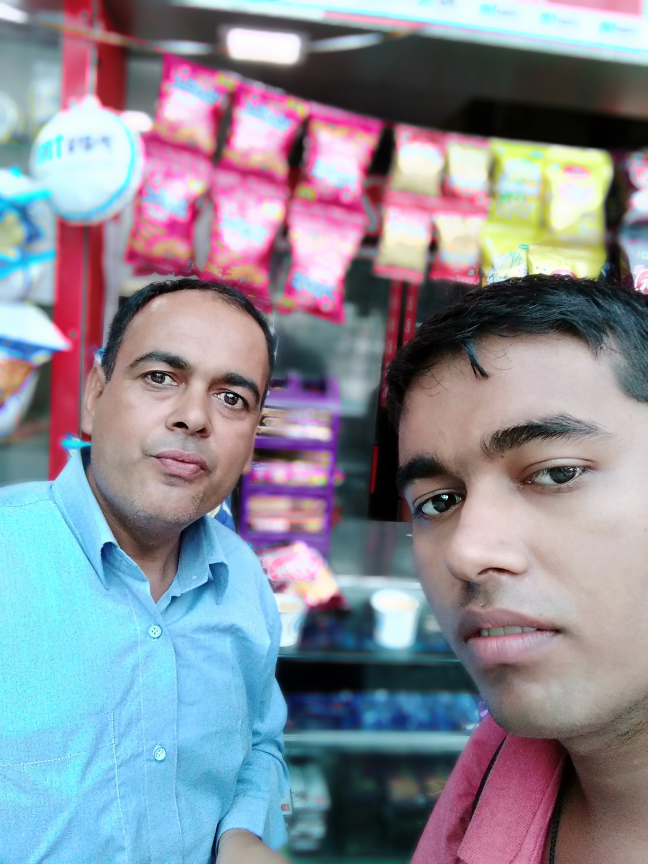
#> input picture rishabh.jpg, 1944 x 2592 px, found by its file name (shown at 1/3 size)
$ jupyter execute opencv_tutorial_2.ipynb   (older library calls are emulated)
#> lines starting #> are read from the running program, lines starting #| are printed output that depends on the picture; after the words box and inside, x2 and y2 are one past the last pixel; in counts of white or black regions, pixels touching at a corner belong together
Here we will do image translation or image displacement

[cell 1]
import cv2
img=cv2.imread(r'C:\Users\Asus\Downloads\additional_stdy\rishabh.jpg')
#> img is the input picture: shape (2592, 1944, 3); mean B, G, R 150.5, 139.3, 137.1
ims=cv2.resize(img,(500,500))
cv2.imshow("output image",ims)
cv2.waitKey(0)
cv2.destroyAllWindows()

[cell 2]
height,width=ims.shape[:2]
#> height = 500; width = 500
print(height)
#| 500
print(width)
#| 500

[cell 3]
import numpy as np
T=np.array([[1,0,width/9],
           [0,1,height/7]],dtype=float)
#> T = [[1, 0, 55.56], [0, 1, 71.43]]
#here we create translation matrix for translation of images upto want extent we want

[cell 4]
T
#> Out = [[1, 0, 55.56], [0, 1, 71.43]]

[cell 5]
img_translation=cv2.warpAffine(ims,T,(width,height))#this function used in creating translation images by putting black in theose T matrixes
# area and remain part is filled with images
#cv2.warpAffine(images,Translated matrix,(width of images,heightof images))
cv2.imshow("translated images",img_translation)
cv2.waitKey(0)
cv2.destroyAllWindows()

here we talk about images rotation

[cell 6]
import cv2
img=cv2.imread(r'C:\Users\Asus\Downloads\additional_stdy\rishabh.jpg')
ims=cv2.resize(img,(500,500))
cv2.imshow("output image",ims)
height,width=ims.shape[:2]
rotation_matrix=cv2.getRotationMatrix2D((width/2,height/2),80,1.5)
#cv2.getRotationMatrix2D((as much height,as much weidth),angle you want to rotate,scale factor how much close figure you want)
rotated_image=cv2.warpAffine(ims,rotation_matrix,(width,height))
cv2.imshow("roteted images",rotated_image)
cv2.waitKey(0)
cv2.destroyAllWindows()

image transpose here we now

[cell 7]
import cv2
img=cv2.imread(r'C:\Users\Asus\Downloads\additional_stdy\rishabh.jpg')
ims=cv2.resize(img,(500,500))
cv2.imshow("output image",ims)
rotated_img= cv2.transpose(ims)#it directly rotated to 90 digree it directly transpose matrixies row convert into columns and columns convert row
cv2.imshow("90 dehree roted images",rotated_img)
cv2.waitKey(0)
cv2.destroyAllWindows()

image scaling and resizeing(interplotation)

[cell 8]
#three method
import cv2
img=cv2.imread(r'C:\Users\Asus\Downloads\additional_stdy\rishabh.jpg')
ims=cv2.resize(img,(500,500))
cv2.imshow("output image",ims)
# first method it make orignal images to scale 1/2
img_scaled=cv2.resize(ims,None,fx=0.50,fy=0.50)
#cv2.resize(img,None,fx=scale x cordinate of images,fy=scale y cordinate of images)
cv2.imshow("imge scaled liner Interplotation  by1/2",img_scaled)
#second method using cv2.INTER_CUBIC
img_scaled2=cv2.resize(ims,None,fx=0.5,fy=0.5,interpolation=cv2.INTER_CUBIC)
cv2.imshow("Scaling-Cubic Interplotation",img_scaled2)
#by thired method using skew re-sizied by setting exact dimenions
img_scaled3=cv2.resize(ims,(650,250),interpolation=cv2.INTER_AREA)
cv2.imshow("scaling-Skewed Size",img_scaled3)
img_scaled4=cv2.resize(ims,(650,250))
cv2.imshow(" without area",img_scaled4)# by default it consider cv2.INTER_AREA
cv2.waitKey(0)
cv2.destroyAllWindows()

image pyramid(image resize) here we can do doubling half directly

[cell 9]
import cv2
img=cv2.imread(r'C:\Users\Asus\Downloads\additional_stdy\rishabh.jpg')
ims=cv2.resize(img,(500,500))#original image
cv2.imshow("output image",ims)
smaller=cv2.pyrDown(ims)
large=cv2.pyrUp(ims)
cv2.imshow("smaller",smaller)#half of original image
cv2.imshow("large",large)#double the original image
cv2.waitKey(0)
cv2.destroyAllWindows()

Image cropping Here

[cell 10]
import cv2
img=cv2.imread(r'C:\Users\Asus\Downloads\additional_stdy\rishabh.jpg')
ims=cv2.resize(img,(500,500))
cv2.imshow("output image",ims)
height,width=ims.shape[:2]
#lets get the starting pixal coordinate
start_row,start_col=int(height*0.23),int(width*0.23)
#> start_row = 115
#starting cropped pixal coordinate column,row
end_row,end_col=int(height*0.80),int(width*0.80)
#starting cropped pixal coorsdinate colowns
cropped=ims[start_row:end_row,start_col:end_col]
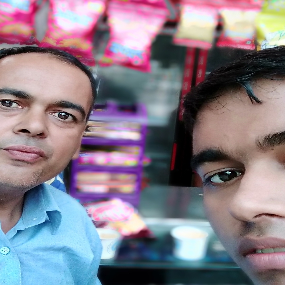
#> cropped: shape (285, 285, 3); mean B, G, R 138, 126, 136.4
cv2.imshow("Cropped images",cropped)
cv2.waitKey(0)
cv2.destroyAllWindows()

Further see vedios images arethmetices and make complete tutorials

[cell 11]
import cv2
img=cv2.imread(r'C:\Users\Asus\Downloads\additional_stdy\rishabh.jpg')
ims=cv2.resize(img,(500,500))
cv2.imshow("output image",ims)
import numpy as np
M=np.ones(ims.shape,dtype="uint8")*100
M1=np.zeros(ims.shape,dtype="uint8")+100
added=cv2.add(ims,M)#adding two image matrix
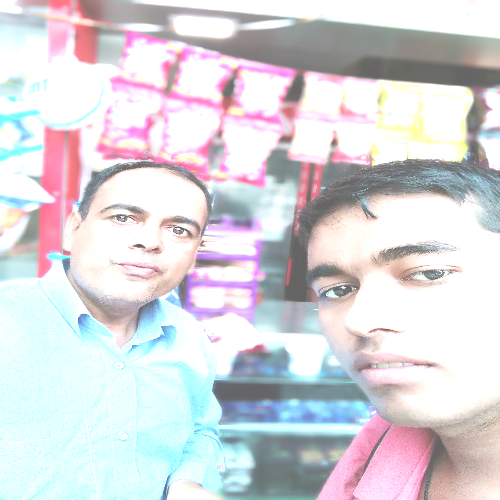
#> added: shape (500, 500, 3); mean B, G, R 219.4, 214.7, 216.3
cv2.imshow("Added1",added)
substract=cv2.subtract(ims,M)#substaract two images matrix
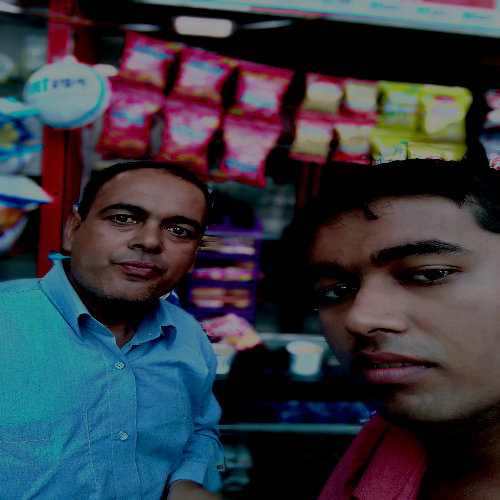
#> substract: shape (500, 500, 3); mean B, G, R 64.4, 55.7, 51.9
cv2.imshow("subtract1",substract)
mul=cv2.multiply(ims,M)#multipying two images matrix
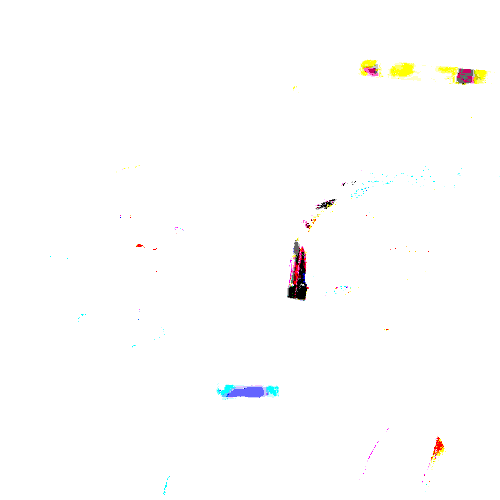
#> mul: shape (500, 500, 3); mean B, G, R 253.1, 253.5, 253.8
cv2.imshow("Mul1",mul)
added=cv2.add(ims,M1)
cv2.imshow("Added2",added)
substract=cv2.subtract(ims,M1)
cv2.imshow("subtract2",substract)
mul=cv2.multiply(ims,M1)
cv2.imshow("Mul2",mul)
cv2.waitKey(0)
cv2.destroyAllWindows()

Here we talk about bitwise operation in images

[cell 12]
square=np.zeros((300,300),np.uint8)
cv2.rectangle(square,(50,50),(250,250),250,-1)
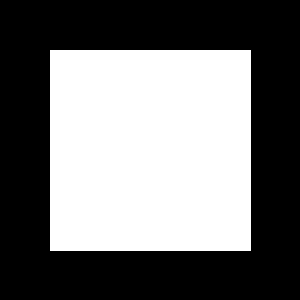
#> square: shape (300, 300); values 0 (black) and 250 (white), 44.9% white; 1 white region, box (x1, y1, x2, y2) and area: (50, 50, 251, 251) 40401
#cv2.rectangle(images,start coordinate,end coordinate,color code,(-1)means inside filled(any integer -ve means increse edage width outside))
cv2.imshow("Square",square)
ellipse=np.zeros((300,300),np.uint8)
cv2.ellipse(ellipse,(150,150),(150,150),30,0,180,255,-1)
#> ellipse: shape (300, 300); 39.6% white; 1 white region, box (x1, y1, x2, y2) and area: (0, 75, 281, 300) 35626
cv2.imshow("Ellipse",ellipse)
#we can do bitwise operation on RGB image but you should convert into Binery image
And=cv2.bitwise_and(square,ellipse)#bitwise and operation
cv2.imshow("And",And)#
Or=cv2.bitwise_or(square,ellipse)#bitwise or operation
cv2.imshow("OR",Or)
XOr=cv2.bitwise_xor(square,ellipse)#bitwise xor operation
cv2.imshow("XOR",XOr)
NOT=cv2.bitwise_not(square)#bitwise not operation
cv2.imshow("NOT",NOT)
cv2.waitKey(0)
cv2.destroyAllWindows()

Image Blurring Creation(if we more blurring than more important information is lost so better to do less blerring)

[cell 13]
import cv2
img=cv2.imread(r'C:\Users\Asus\Downloads\additional_stdy\rishabh.jpg')
ims=cv2.resize(img,(500,500))
cv2.imshow("output image",ims)
#here we apply kernal matrix any sizebut devide by n*n we always take n should odd
kernal_3x3=np.ones((3,3),np.float32)/9
#we use the cv2.filter2D (img,depth(-1),kernal matrix for filtering)to convolve the kernal with an image
blurred=cv2.filter2D(ims,-1,kernal_3x3)
cv2.imshow("3x3 Kernal Blurring",blurred)
kernal_7x7=np.ones((7,7),np.float32)/49
blurred=cv2.filter2D(ims,-1,kernal_7x7)
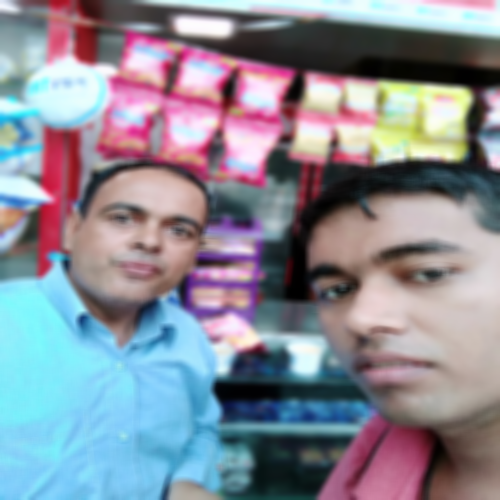
#> blurred: shape (500, 500, 3); mean B, G, R 150.4, 139.1, 137
cv2.imshow("7x7 Kernal Blurring",blurred)
cv2.waitKey(0)
cv2.destroyAllWindows()

image smoothing

[cell 14]
import cv2
img=cv2.imread(r'C:\Users\Asus\Downloads\additional_stdy\rishabh.jpg')
ims=cv2.resize(img,(500,500))
cv2.imshow("output image",ims)
#here we take filter box filter blur(image,pixal coordinate odd and positive)
blur=cv2.blur(ims,(3,3))
cv2.imshow("Blur Image",blur)
cv2.waitKey(0)
#instead of using Box filter we use gaussinan kernal
Gaussian=cv2.GaussianBlur(ims,(3,3),0)
cv2.imshow("Gaussian Blur Image",Gaussian)
cv2.waitKey(0)
median=cv2.medianBlur(ims,3)
#cv2.medianBlur(ims,5) it apply 3x3 kernal it is most use full and always recommended if you have graphic chad
cv2.imshow("Median Blur Image",median)
cv2.waitKey(0)
#bilateral filter same used as median filter it work more effective if you have grafhic card
bilteral=cv2.bilateralFilter(ims,9,75,75)
cv2.imshow("Bilteral Blur Image",bilteral)
cv2.waitKey(0)
cv2.destroyAllWindows()

edge detection of images

[cell 15]
import cv2
img=cv2.imread(r'C:\Users\Asus\Downloads\additional_stdy\rishabh.jpg',0)#grayscale conversion
#> img: shape (2592, 1944); min 0, max 255, mean 140
ims=cv2.resize(img,(500,500))
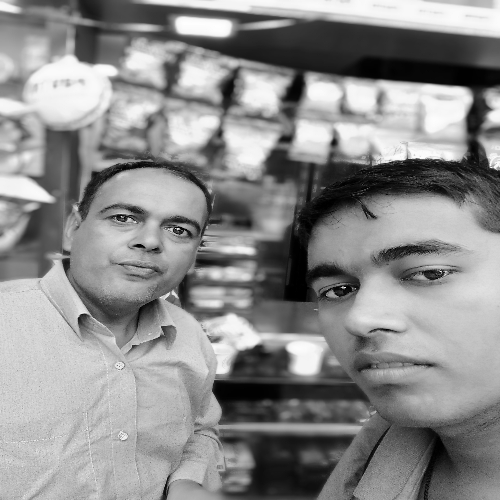
#> ims: shape (500, 500); min 0, max 255, mean 139.9
cv2.imshow("output image",ims)
height,width=ims.shape
#canny edge detection most effective edge detection method
canny=cv2.Canny(ims,20,150)
#> canny: shape (500, 500); 13% white in thin lines or dots
#cv2.Canny(image,lower threshold value,higher threshold)
cv2.imshow("canny Edge detection of edge",canny)
#lapalican method after canny method it can we used less effective than Canny Metod
laplacian=cv2.Laplacian(ims,cv2.CV_64F)
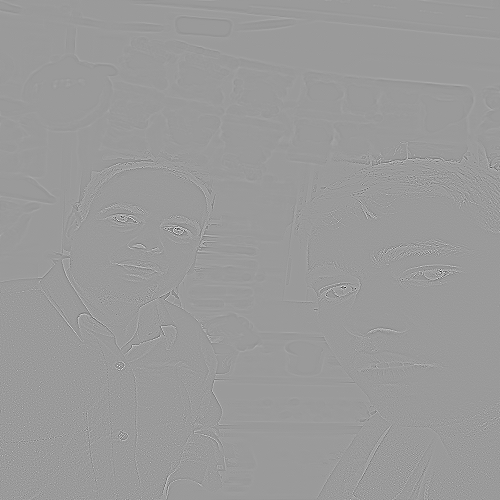
#> laplacian: shape (500, 500) float64; min -731, max 475, mean 0; drawn with min black and max white
#cv2.Laplacian(image,cv2.data type)
cv2.imshow("Laplacian method",laplacian)
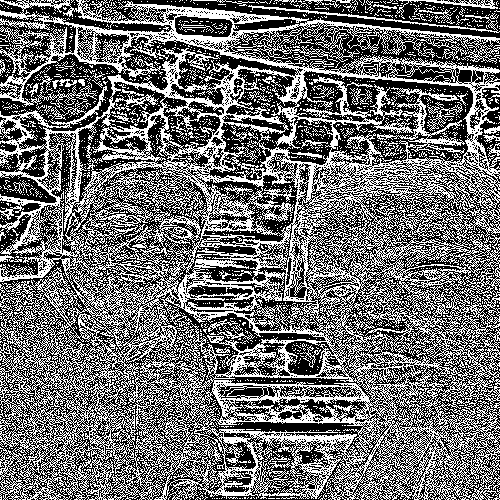
#> window 'Laplacian method': shape (500, 500); 43.7% white in thin lines or dots
cv2.waitKey(0)
cv2.destroyAllWindows()

creating black images and perform experimateon it

[cell 16]
import numpy as np
import cv2 as cv
# Create a black image
img = np.zeros((512,512,3), np.uint8)
# Draw a diagonal blue line with thickness of 5 px cv.line(img, pt1, pt2, color[, thickness[, lineType[, shift]]])
cv.line(img,(0,0),(511,511),(255,0,0),5)
#in every case either it is rectangle,circt,ellipse line,or put text in opencv color matrix fallow (B,G,R) only so put values according to this only
#draw rectangle cv.rectangle(img, pt1, pt2, color[, thickness[, lineType[, shift]]])
#if alredt rectangle than cv.rectangle(img, rec, color[, thickness[, lineType[, shift]]]
cv.rectangle(img,(384,0),(510,128),(0,255,0),-1)
#> img: shape (512, 512, 3)
#draw cirlcle   cv.circle(img, center, radius, color[, thickness[, lineType[, shift]]])
cv.circle(img,(447,63), 63, (0,0,255), -1)
#draw ellipse  cv.ellipse(img, center, axes, angle, startAngle, endAngle, color[, thickness[, lineType[, shift]]])
cv.ellipse(img,(256,256),(100,50),0,0,180,255,-1)
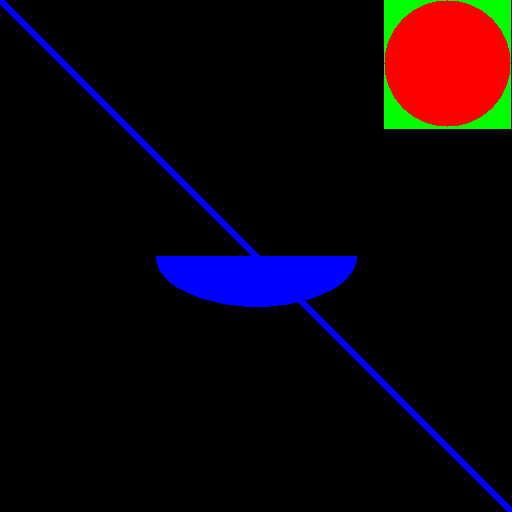
#> img: shape (512, 512, 3); mean of channels 0, 1, 2 11.9, 3.8, 12.1; drawn as B, G, R

cv2.imshow("image",img)
cv2.waitKey(0)
cv2.destroyAllWindows()

$ run again, with hand.jpg copied over rishabh.jpg
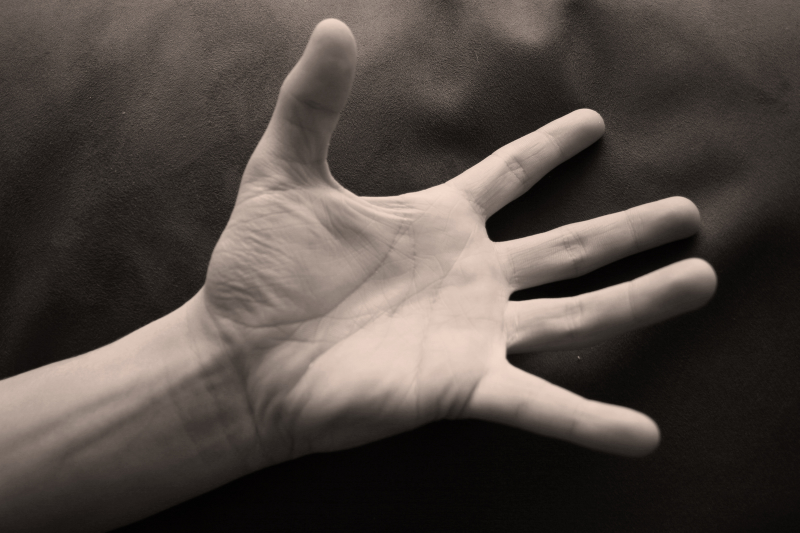
#> input picture hand.jpg, 1599 x 1066 px, found by its file name (shown at 1/2 size)
#> img is the input picture: shape (1066, 1599, 3); mean B, G, R 66.9, 72.4, 81.1
#| 500
#| 500
#> square: shape (300, 300); values 0 (black) and 250 (white), 44.9% white; 1 white region, box (x1, y1, x2, y2) and area: (50, 50, 251, 251) 40401
#> ellipse: shape (300, 300); 39.6% white; 1 white region, box (x1, y1, x2, y2) and area: (0, 75, 281, 300) 35626
#> `canny=cv2.Canny(ims,20,150)`:
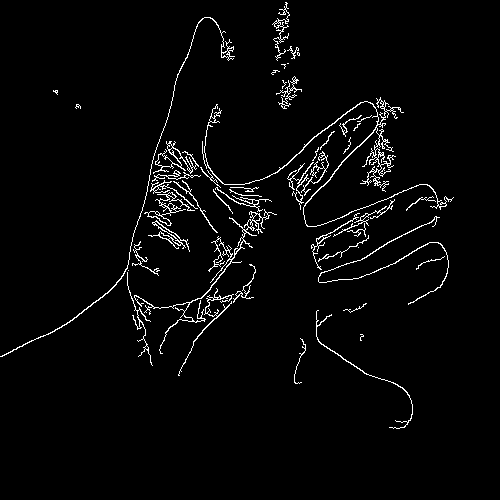
#> canny: shape (500, 500); 2.9% white in thin lines or dots, all inside (x1, y1, x2, y2) = (0, 2, 454, 429)
#> `cv2.imshow("Laplacian method",laplacian)`:
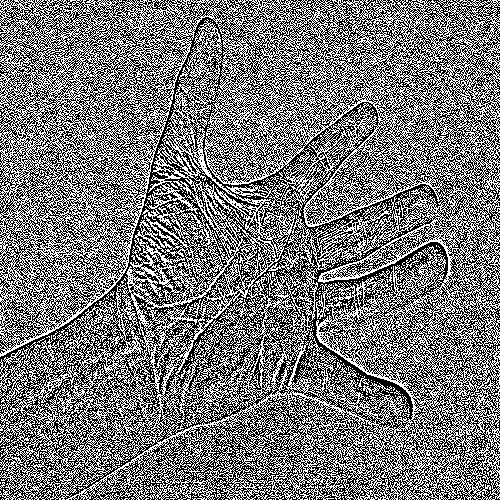
#> window 'Laplacian method': shape (500, 500); 47.7% white in thin lines or dots
